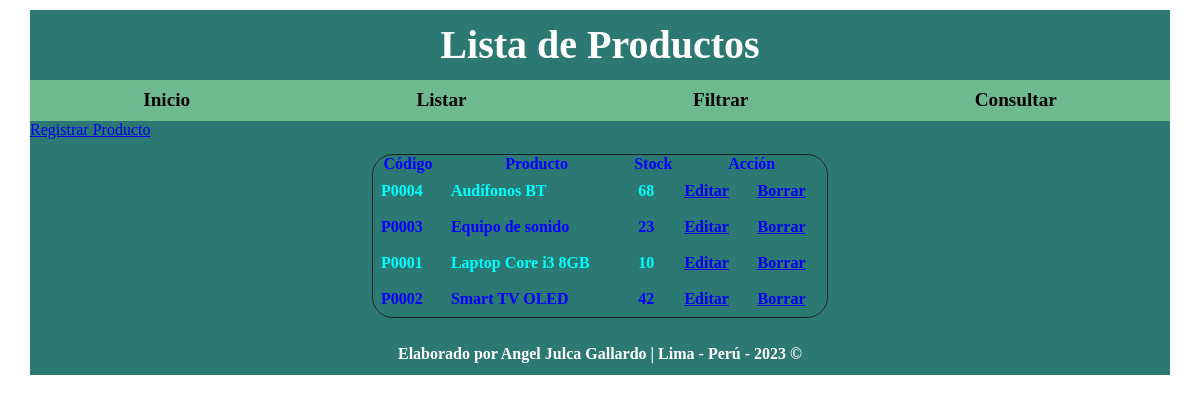
/pages/listar_producto.php, run on the app's committed database.
### tables this page shows
create table tb_producto (
	codigo_producto char(5) not null,
    producto varchar(40) not null,
    stock_disponible int,
    costo numeric(8, 2),
    ganancia numeric(6, 2),
    producto_codigo_marca char(5) not null,
    producto_codigo_categoria char(5) not null,
    foreign key (producto_codigo_marca) references tb_marca (codigo_marca),
    foreign key (producto_codigo_categoria) references tb_categoria (codigo_categoria)
);

### pages/class/crud_producto.php (the view, shortened to what this page needs)
<?php
    class CrudProducto extends Conexion {
        public function ListarProducto() {
            $cn = $this->Conectar();
            $cad_sql = "";
            $cad_sql .= "select * ";
            $cad_sql .= "from tb_producto ";
            $cad_sql .= "order by producto asc;";
            $sentencia = $cn->prepare($cad_sql);
            $sentencia->execute();
            echo "<table>";
            echo "<tr><th>Código</th><th>Producto</th><th>Stock</th><th colspan='2'>Acción</th></tr>";
            while ($arr_prod = $sentencia->fetch(PDO::FETCH_ASSOC)) {
                echo "<tr>";
                echo "<td class='codprod'>".$arr_prod["codigo_producto"]."</td>";
                echo "<td class='prod'>".$arr_prod["producto"]."</td>";
                echo "<td>".$arr_prod["stock_disponible"]."</td>";
                echo "<td><a href='#' class='btn1'>Editar</a></td>";
                echo "<td><a href='#' class='btn2'>Borrar</a></td>";
                echo "</tr>";
            }
            echo "</table>";
        }
    }

### pages/listar_producto.php
<!DOCTYPE html>
<html lang="es">
    <?php
        $titulo = "Lista de Productos";
        $ruta = "..";
        include("./includes/cabecera.php");
    ?>
    <body>
        <?php
            require("./class/crud_producto.php");
            $cp = new CrudProducto();
        ?>
        <div>
            <?php
                include("./includes/menu.php");
            ?>
            <section>
                <div class="centrar">
                    <a href="registrar_producto.php" class="btn3">Registrar Producto</a>
                </div>
                <article>
                    <?php
                        $cp->ListarProducto();
                    ?>
                </article>
            </section>
            <?php
                include("./includes/pie.php");
            ?>
        </div>
    </body>
</html>

### pages/includes/cabecera.php (shortened to what this page needs)
<head>
    <link rel="stylesheet" type="text/css" href="<?=$ruta?>/css/estilo.css" />
</head>

### pages/includes/menu.php
<header>
    <h1><?=$titulo?></h1>
</header>
<nav>
    <ul>
        <li><a href="<?=$ruta?>/index.php">Inicio</a></li>
        <li><a href="<?=$ruta?>/pages/listar_producto.php">Listar</a></li>
        <li><a href="<?=$ruta?>/pages/filtrar_producto.php">Filtrar</a></li>
        <li><a href="<?=$ruta?>/pages/consultar_producto.php">Consultar</a></li>
    </ul>
</nav>

### pages/includes/pie.php (shortened to what this page needs)
<?php
    $nombre = "Angel";
    $apellido = "Julca Gallardo";
?>
<footer>
    <p>
        Elaborado por <?=$nombre." ".$apellido?> | Lima - Perú - 2023 &copy;
    </p>
</footer>

### css/estilo.css (style rules this page uses)
:root { --primer-color:#2C7873; --segundo-color:#6Fb98f; --tercer-color:#00FFFF; }
* { margin: 0; padding: 0; }
body { font-family: calibri; font-size: 1em; }
body>div { width: 95%; margin: 10px auto ; background-color: var(--primer-color); border-radius: 1px solid ; }
header { width: 100%; line-height: 70px; text-align: center; }
header>h1 { font-size: 2.5em; color: #fff; font-weight: bold; }
nav { width: 100%; background-color: var(--segundo-color); line-height: 40px; }
nav>ul { display: flex; justify-content: space-around; }
nav>ul>li { list-style: none; position: relative; }
nav>ul>li>a { text-decoration: none; font-size: 1.2rem; font-weight: bold; color: rgb(5, 5, 5); }
section>article { width: 100%; display: flex; height: 100%; }
section>article>table { width: 40%; margin: 15px auto; border: 1px solid #212223; border-radius: 21px; border-spacing: 0px; }
tr:nth-child(odd) { color: blue; }
tr:nth-child(even) { color: aqua; }
td { padding: 8px; line-height: 20px; font-weight: bold; }
footer>p { text-align: center; font-size: 1rem; font-weight: bold; padding: 12px; color: #fff; }

### data on the page
tb_producto: codigo_producto "P0004", producto "Audífonos BT", stock_disponible "68"
tb_producto: codigo_producto "P0003", producto "Equipo de sonido", stock_disponible "23"
tb_producto: codigo_producto "P0001", producto "Laptop Core i3 8GB", stock_disponible "10"
tb_producto: codigo_producto "P0002", producto "Smart TV OLED", stock_disponible "42"

### other printed values
$titulo "Lista de Productos"
$nombre "Angel"
$apellido "Julca Gallardo"
